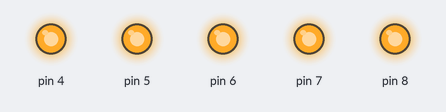
Recording of a sketch running on a simulated Arduino Uno, built with avr-gcc and run on an emulated ATmega328P. Shown: output pins drawn as LEDs (lit = HIGH).

Above: at 0.1 s.
At 5.12 s:
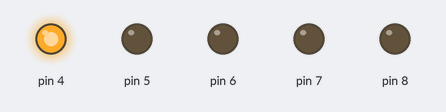
At 9.62 s:
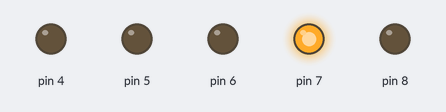
At 19.12 s:
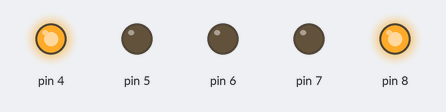
At 30.12 s:
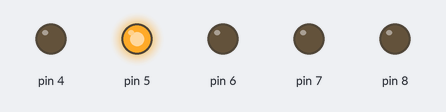
At 38.3 s:
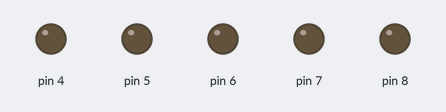
Timing chart, 0 to 39.8 s (numbered marks = the images above):
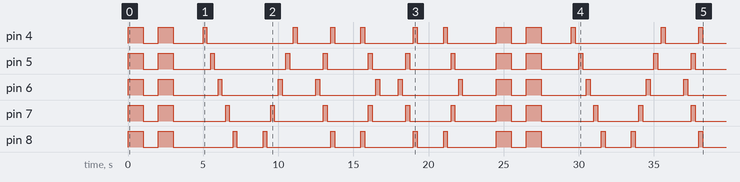

Measured:
- by itself, pin 4: LOW → HIGH at 0.00 s, → LOW 1.0 s later, → HIGH 1.0 s later, → LOW 1.0 s later, … (26 changes in this stretch)
- by itself, pin 5: LOW → HIGH at 0.00 s, → LOW 1.0 s later, → HIGH 1.0 s later, → LOW 1.0 s later, … (26 changes in this stretch)
- by itself, pin 6: LOW → HIGH at 0.00 s, → LOW 1.0 s later, → HIGH 1.0 s later, → LOW 1.0 s later, … (26 changes in this stretch)
- by itself, pin 7: LOW → HIGH at 0.00 s, → LOW 1.0 s later, → HIGH 1.0 s later, → LOW 1.0 s later, … (26 changes in this stretch)
- by itself, pin 8: LOW → HIGH at 0.00 s, → LOW 1.0 s later, → HIGH 1.0 s later, → LOW 1.0 s later, … (26 changes in this stretch)

The sketch:

lightshow-rubix-kidshackathon.ino
```cpp
/*
  Rubix kids Hackathon, let 5 LED burn in different sequences

  bvo
*/


// the setup function runs once when you press reset or power the board
void setup() {
  // initialize digital pins 4,...,8 as an output.
  for (int i=4;i<9; i = i + 1) {
    pinMode(i, OUTPUT);
  }
}


// the loop function runs over and over again forever
void loop() {


  for (int j=1;j<3;j=j+1){

    // All LED together
    //
    for (int i=4;i<9; i = i + 1) {
      digitalWrite(i, HIGH);
    }
    delay(1000);
    for (int i=4;i<9; i = i + 1) {
      digitalWrite(i, LOW);
    }
    delay(1000);

  }
  delay(1000);

  // Per LED on/off forward
  //
  for (int i=4;i<9; i = i + 1) {
     digitalWrite(i, HIGH);
     delay(250);
     digitalWrite(i, LOW);
     delay(250);
  }
  delay(1000);

  // Per LED on/off backward
  //
  for (int i=9;i>3; i = i - 1) {
     digitalWrite(i, HIGH);
     delay(250);
     digitalWrite(i, LOW);
     delay(250);
  }
  delay(1000);

  // repeat twice
  //
  for (int j=1;j<3;j=j+1){

  // Per LED starting in middle to edge
  //
  for (int i=0;i<4; i = i + 1) {
     int af = 6 + i;
     int op = 6 - i;
     digitalWrite(af, HIGH);
     digitalWrite(op, HIGH);
     delay(250);
     digitalWrite(af, LOW);
     digitalWrite(op, LOW);
     delay(250);
  }
  delay(1000);

  // Per LED starting in edges to middle
  //
  for (int i=0;i<3; i = i + 1) {
     int af = 4 + i;
     int op = 8 - i;
     digitalWrite(af, HIGH);
     digitalWrite(op, HIGH);
     delay(250);
     digitalWrite(af, LOW);
     digitalWrite(op, LOW);
     delay(250);
  }
  delay(1000);

  }
  delay(1000);

}
```
